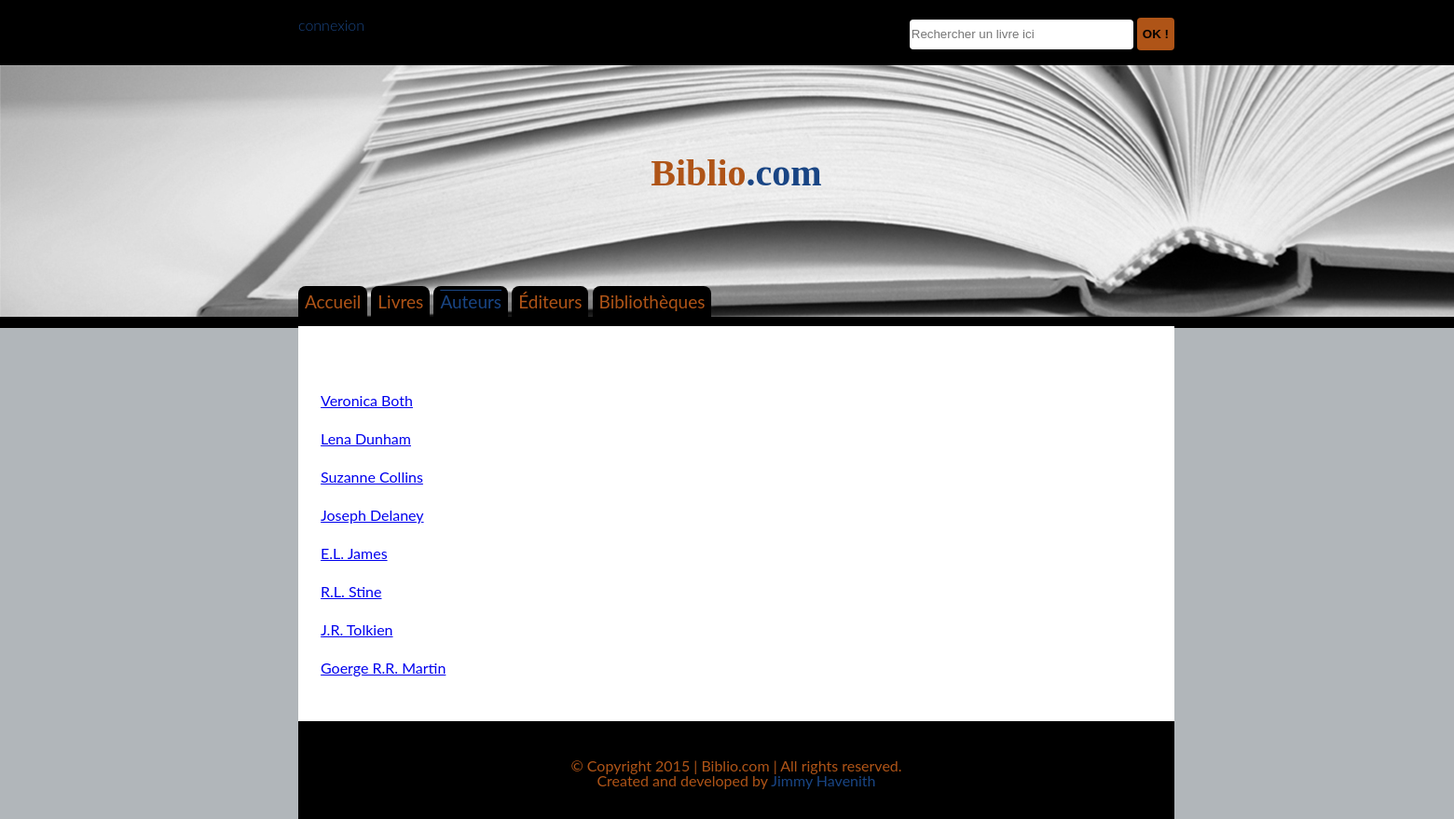
The app's page /index.php?a=watchauthors&e=authors with its own data.
### tables this page shows
CREATE TABLE IF NOT EXISTS `authors` (
  `id` int(11) NOT NULL AUTO_INCREMENT,
  `name` varchar(255) NOT NULL,
  `biography` text NOT NULL,
  `img_file` varchar(255) NOT NULL,
  PRIMARY KEY (`id`)
);

### index.php (called while the page is built, shortened)
<?php
include('routes.php');
$routeParts = explode('/', $routes['default']);
$a = isset($_REQUEST['a']) ? $_REQUEST['a'] : $routeParts[0];
$controller = new $controllerName;
$data = call_user_func([$controller, $a]);
include($data['view']);

### configs/db.php (called while the page is built, shortened)
<?php
$db_options = [
	PDO::ATTR_DEFAULT_FETCH_MODE => PDO::FETCH_OBJ,
	PDO::ATTR_ERRMODE => PDO::ERRMODE_EXCEPTION
];

### models/Model.class.php (called while the page is built, shortened)
<?php
class Model{
	public function __construct(){
		include('db.php');
		try{
			$this->connexion = new PDO(sprintf('mysql:host=%s;dbname=%s',HOST_NAME,DB_NAME), USER_NAME, PASSWORD, $db_options);
			$this->connexion->query('SET CHARACTER SET UTF8');
			$this->connexion->query('SET NAMES UTF8');
		} catch (PDOException $e) {
				die ($e->getMessage());
		}
	}
}

### controllers/AuthorsController.class.php (called while the page is built, shortened)
<?php
class AuthorsController{
	private $authorsModel = null;
	public function __construct(){
		$this->authorsModel = new AuthorsModel();
	}
	public function watchauthors() {
		$data['authors'] = $this->authorsModel->getAll();
		$data['view'] = "view_allAuthors.php";
		return $data;
	}
}

### models/AuthorsModel.class.php (called while the page is built, shortened)
<?php
class AuthorsModel extends Model{
	public function getAll(){
		$sql = 'SELECT authors.id, authors.name FROM authors';
		$req = $this->connexion->prepare($sql);
		$req->execute();
		return $req->fetchAll();
	}
}

### views/view_allAuthors.php (the view, shortened to what this page needs)
<!DOCTYPE html>
<html lang="en">
<head>
	<link type="text/css" rel="stylesheet" href="./css/style.css" media="screen, projection" />
</head>
<body>
	<div id="header">
		<div id="headerTop">
			<ul class="connexion">
				<li>
					<?php if( isset($_SESSION['connected'] )) :?>
						<a href="index.php?a=login&e=users">
							se deconnecter
						</a>
					<?php else :?>
						<a href="index.php?a=login&e=users">
							connexion
						</a>
					<?php endif; ?>
				</li>
				<li>
				</li>
			</ul>
			<form class="searchTop" action="index.php?a=search_result&e=pages" method="post">
				<input type="search" class="searchBar" placeholder="Rechercher un livre ici" name="search_query" id="query"/>
				<input class="envoyer" type="submit" value="OK !">
			</form>
		</div>
		<div id="headerDown">
			<h1>
				<a href="#"><span class="fWord">Biblio</span><span class="sWord">.com</span></a>
			</h1>
			<ul class="menu">
				<li><a href="index.php">Accueil</a></li>
				<li><a href="index.php?a=pagination&e=books">Livres</a></li>
				<li><a class="page-active" href="index.php?a=watchauthors&e=authors">Auteurs</a></li>
				<li><a href="index.php?a=watcheditors&e=editors">Éditeurs</a></li>
				<li><a href="index.php?a=watchlibraries&e=libraries">Bibliothèques</a></li>
			</ul>
			<hr>
		</div>
	</div>
	<div id="content">
		<div id="authors">
			<?php
			$authors = $data['authors'];
			foreach( $authors as $author): ?>
					<a href="index.php?&a=watchficheAuthor&e=authors&id=<?= $author->id; ?>">
						<?= $author->name ?>
					</a>
			<?php endforeach; ?>
		</div>
	</div>
	<div id="footer">
		<p>
			© Copyright 2015 | Biblio.com | All rights reserved.
			Created and developed by <a href="http://m.memegen.com/74ktsc.jpg">Jimmy Havenith</a>
		</p>
	</div>
</body>
</html>

### css/style.css (style rules this page uses)
html, body, div, span, applet, object, iframe, h1, h2, h3, h4, h5, h6, p, blockquote, pre, a, abbr, acronym, address, big, cite, code, del, dfn, em, img, ins, kbd, q, s, samp, small, strike, strong, sub, sup, tt, var, b, u, i, center, dl, dt, dd, ol, ul, li, fieldset, form, label, legend, table, caption, tbody, tfoot, thead, tr, th, td, article, aside, canvas, details, embed, figure, figcaption, footer, header, hgroup, menu, nav, output, ruby, section, summary, time, mark, audio, video { margin: 0; padding: 0; border: 0; font-size: 100%; font: inherit; vertical-align: baseline; }
body { line-height: 1; }
ol, ul { list-style-type: none; }
body { font-size: 16px; font-family: "Lato",sans-serif; background-color: #b1b6ba; width: 1580px; }
#header { background-color: black; margin-bottom: px; }
#headerTop { background-color: black; padding: 19px; padding-left: 320px; padding-right: 320px; height: 32px; }
#headerDown { background-image: url("../img/livre.jpg"); background-repeat: no-repeat; padding-top: 96px; height: 184px; }
.connexion { display: inline-block; }
.connexion li { padding-bottom: 4px; }
.connexion li a { color: #194584; text-decoration: none; font-weight: 300; }
.searchTop { float: right; }
.searchBar { border-radius: 4px; border: none; width: 240px; height: 32px; }
.envoyer { border-radius: 4px; border: none; color: black; font-weight: bold; background-color: #af5417; height: 35px; cursor: pointer; }
#header h1 a { font-size: 40px; text-decoration: none; color: #af5417; font-weight: bold; }
#header h1 { text-align: center; margin-bottom: 8px; margin-top: 16p; }
#header h1 a { font-family: 'Nueva Std'; }
#header h1 a span.sWord { color: #194584; }
.menu { margin-left: 320px; margin-top: 101px; }
.menu li { display: inline-block; padding-right: 16px; background-color: black; border-radius: 8px 8px 0 0; padding: 7px; }
.menu li a { color: #af5417; text-decoration: none; font-size: 19px; }
.menu li a.page-active { color: #194584; text-decoration: overline; }
hr { margin: 0 auto; color: black; height: 10px; border: 1px solid black; background-color: black; }
#content { background-color: white; padding: 24px; padding-top: 72px; margin-left: 320px; margin-right: 320px; }
#footer { background-color: black; height: 105px; margin-left: 320px; margin-right: 320px; }
#footer p { color: #af5417; text-align: center; padding-top: 40px; }
#footer p a { color: #194584; text-decoration: none; }
#authors a, #editors a, #libraries a { display: block; margin-bottom: 25px; }

### records on screen
authors: name "Veronica Both"
authors: name "Lena Dunham"
authors: name "Suzanne Collins"
authors: name "Joseph Delaney"
authors: name "E.L. James"
authors: name "R.L. Stine"
authors: name "J.R. Tolkien"
authors: name "Goerge R.R. Martin"
